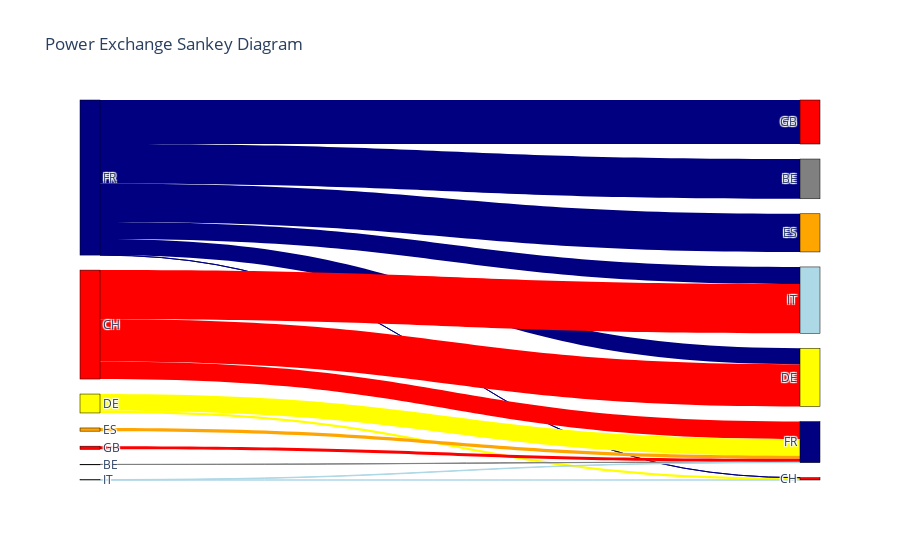

Notebook cell for this chart:
### Code cell
ExchangesPlot(data)

### Figure 1 — Plotly figure (JSON) as saved in the notebook; plotly's stock layout.template omitted (floating-point values rounded to 4 significant figures)
{"data": [{"link": {"color": ["gray", "red", "yellow", "orange", "navy", "red", "lightblue", "gray", "red", "yellow", "orange", "navy", "red", "lightblue", "gray", "red", "yellow", "orange", "navy", "red", "lightblue", "gray", "red", "yellow", "orange", "navy", "red", "lightblue", "gray", "red", "yellow", "orange", "navy", "red", "lightblue", "gray", "red", "yellow", "orange", "navy", "red", "lightblue", "gray", "red", "yellow", "orange", "navy", "red", "lightblue"], "source": [0, 1, 2, 3, 4, 5, 6, 0, 1, 2, 3, 4, 5, 6, 0, 1, 2, 3, 4, 5, 6, 0, 1, 2, 3, 4, 5, 6, 0, 1, 2, 3, 4, 5, 6, 0, 1, 2, 3, 4, 5, 6, 0, 1, 2, 3, 4, 5, 6], "target": [49, 49, 49, 49, 49, 49, 49, 56, 56, 56, 56, 56, 56, 56, 63, 63, 63, 63, 63, 63, 63, 70, 70, 70, 70, 70, 70, 70, 77, 77, 77, 77, 77, 77, 77, 84, 84, 84, 84, 84, 84, 84, 91, 91, 91, 91, 91, 91, 91], "value": [0, 0, 0, 0, 20720000.0, 0, 0, 0, 0, 1207000.0, 0, 533.4, 0, 380.9, 0, 22070000.0, 0, 0, 8336000.0, 0, 0, 0, 0, 0, 0, 19890000.0, 0, 0, 88830.0, 9091000.0, 8661000.0, 1665000.0, 0, 1661000.0, 250000.0, 0, 0, 0, 0, 22940000.0, 0, 0, 0, 25620000.0, 0, 0, 8947000.0, 0, 0]}, "node": {"color": ["gray", "red", "yellow", "orange", "navy", "red", "lightblue", "gray", "red", "yellow", "orange", "navy", "red", "lightblue", "gray", "red", "yellow", "orange", "navy", "red", "lightblue", "gray", "red", "yellow", "orange", "navy", "red", "lightblue", "gray", "red", "yellow", "orange", "navy", "red", "lightblue", "gray", "red", "yellow", "orange", "navy", "red", "lightblue", "gray", "red", "yellow", "orange", "navy", "red", "lightblue", "gray", "gray", "gray", "gray", "gray", "gray", "gray", "red", "red", "red", "red", "red", "red", "red", "yellow", "yellow", "yellow", "yellow", "yellow", "yellow", "yellow", "orange", "orange", "orange", "orange", "orange", "orange", "orange", "navy", "navy", "navy", "navy", "navy", "navy", "navy", "red", "red", "red", "red", "red", "red", "red", "lightblue", "lightblue", "lightblue", "lightblue", "lightblue", "lightblue", "lightblue"], "label": ["BE", "CH", "DE", "ES", "FR", "GB", "IT", "BE", "CH", "DE", "ES", "FR", "GB", "IT", "BE", "CH", "DE", "ES", "FR", "GB", "IT", "BE", "CH", "DE", "ES", "FR", "GB", "IT", "BE", "CH", "DE", "ES", "FR", "GB", "IT", "BE", "CH", "DE", "ES", "FR", "GB", "IT", "BE", "CH", "DE", "ES", "FR", "GB", "IT", "BE", "BE", "BE", "BE", "BE", "BE", "BE", "CH", "CH", "CH", "CH", "CH", "CH", "CH", "DE", "DE", "DE", "DE", "DE", "DE", "DE", "ES", "ES", "ES", "ES", "ES", "ES", "ES", "FR", "FR", "FR", "FR", "FR", "FR", "FR", "GB", "GB", "GB", "GB", "GB", "GB", "GB", "IT", "IT", "IT", "IT", "IT", "IT", "IT"], "line": {"color": "black", "width": 0.5}, "pad": 15, "thickness": 20}, "type": "sankey"}], "layout": {"autosize": true, "title": {"text": "Power Exchange Sankey Diagram"}}}
